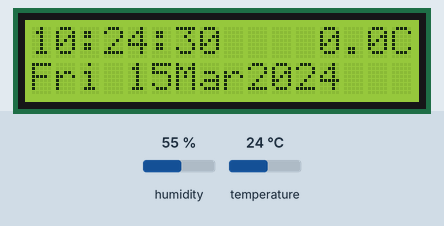
This program was run on a simulated Raspberry Pi (BCM pin numbers). Parts: 16×2 character LCD. Inputs (shaded band) come from the test bench; at power-on: humidity 55 %, temperature 24 °C. The clock reads 2024-03-15 10:24:30 at power-on unless the program sets it; system figures (address, load, memory, disk, uptime) are fixed made-up values; threads take turns every 2 ms.

Above: at 0.5 s.
At 3.1 s:
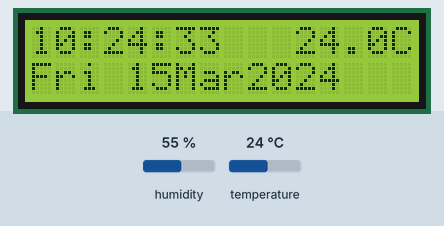
At 7.6 s:
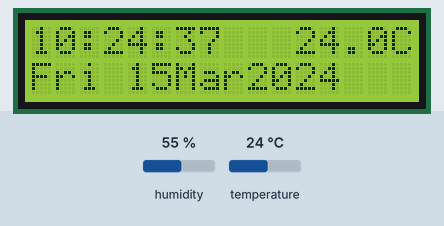
At 12.1 s:
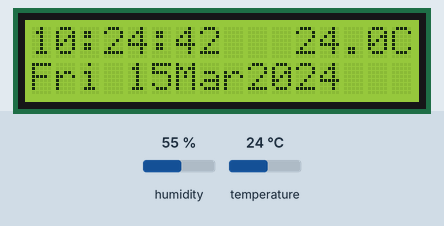
At 22.1 s:
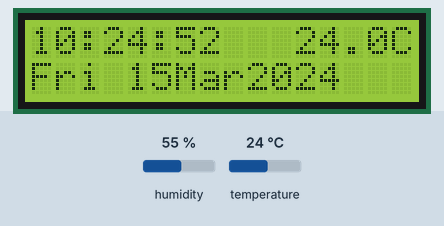
At 31.1 s:
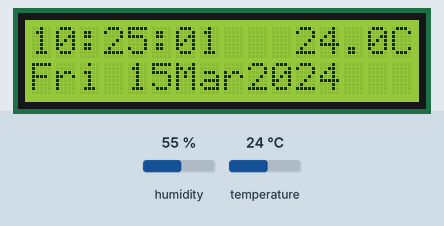

The program:

rpi_helper.py
```python
#!/usr/bin/env python3

# The wiring for the LCD is as follows:
# 1 : GND
# 2 : 5V
# 3 : Contrast (0-5V)*
# 4 : RS (Register Select)		GPIO20
# 5 : R/W (Read Write)       - GROUND THIS PIN
# 6 : Enable or Strobe			GPIO26
# 7 : Data Bit 0             - NOT USED
# 8 : Data Bit 1             - NOT USED
# 9 : Data Bit 2             - NOT USED
# 10: Data Bit 3             - NOT USED
# 11: Data Bit 4				GPIO16
# 12: Data Bit 5				GPIO19
# 13: Data Bit 6				GPIO13
# 14: Data Bit 7				GPIO12
# 15: LCD Backlight +5V**
# 16: LCD Backlight GND

# Temperature sensor (DHT11)
# 1 : 3V
# 2 : out	GPIO6 31
# 3 : GND

#import
import RPi.GPIO as GPIO
import time
import datetime
import threading
import board
import adafruit_dht
import psutil


# Define GPIO to LCD mapping
LCD_RS = 20
LCD_E  = 26
LCD_D4 = 16
LCD_D5 = 19
LCD_D6 = 13
LCD_D7 = 12


# Define some device constants
LCD_WIDTH = 16    # Maximum characters per line
LCD_CHR = True
LCD_CMD = False

LCD_LINE_1 = 0x80 # LCD RAM address for the 1st line
LCD_LINE_2 = 0xC0 # LCD RAM address for the 2nd line

# Timing constants
E_PULSE = 0.0005
E_DELAY = 0.0005

lcd_line1 = ''
lcd_line2 = ''

## to configure DHT11
dhtDevice = adafruit_dht.DHT11(board.D6)

celcius = 0.0
humid = 0.0


def main():
  # Main program block

  GPIO.setwarnings(False)
  GPIO.setmode(GPIO.BCM)       # Use BCM GPIO numbers

  # Initialise display
  lcd_init()

  t_lcd = threading.Thread(target=lcd_display_time)
  t_dht = threading.Thread(target=dht_monitor)

  t_lcd.start()
  t_dht.start()

  t_lcd.join()
  t_dht.join()


def dht_monitor():
	global humid
	global celcius

	while True:
		try:
			humid, celcius = dhtDevice.humidity, dhtDevice.temperature
			time.sleep(60)
			#print (' HERE: {:>7.1f} {:>7.1f}'.format(humid, celcius))
		except RuntimeError as error:
			print(error.args[0])
			## retry after 2 sec
			time.sleep(2)
		except Exception as error:
			dhtDevice.exit()
			raise error


def lcd_display_time():
	global celcius

	while True:
		## get current date/time
		now = datetime.datetime.now()

		## format temp_str
		## 12:11:30 Fri 11Feb1990
		temp_str = now.strftime("%H:%M:%S %a %d%b%Y")

		led_line_1 = temp_str[:8] + '{:>7.1f}C'.format(celcius)
		led_line_2 = temp_str[9:]

		## display in the LCD
		lcd_string(led_line_1,LCD_LINE_1)
		lcd_string(led_line_2,LCD_LINE_2)

		time.sleep(0.8)


def lcd_init():
  ## setup ports
  GPIO.setup(LCD_E, GPIO.OUT)  # E
  GPIO.setup(LCD_RS, GPIO.OUT) # RS
  GPIO.setup(LCD_D4, GPIO.OUT) # DB4
  GPIO.setup(LCD_D5, GPIO.OUT) # DB5
  GPIO.setup(LCD_D6, GPIO.OUT) # DB6
  GPIO.setup(LCD_D7, GPIO.OUT) # DB7

  # Initialise display
  init_cmds = [
  		0x33, # 110011 Initialise
  		0x32, # 110010 Initialise
  		0x06, # 000110 Cursor move direction
  		0x0C, # 001100 Display On,Cursor Off, Blink Off
  		0x28, # 101000 Data length, number of lines, font size
  		0x01  # 000001 Clear display
  ]

  ## For some reason, during initialization,
  ## it needs extra delay
  for cmd in init_cmds:
    time.sleep(10*E_DELAY)
    lcd_byte(cmd,LCD_CMD)
  time.sleep(10*E_DELAY)


def lcd_byte(bits, mode):
  # Send byte to data pins
  # bits = data
  # mode = True  for character
  #        False for command

  GPIO.output(LCD_RS, mode) # RS

  # High bits
  GPIO.output(LCD_D4, False)
  GPIO.output(LCD_D5, False)
  GPIO.output(LCD_D6, False)
  GPIO.output(LCD_D7, False)
  if bits&0x10==0x10:
    GPIO.output(LCD_D4, True)
  if bits&0x20==0x20:
    GPIO.output(LCD_D5, True)
  if bits&0x40==0x40:
    GPIO.output(LCD_D6, True)
  if bits&0x80==0x80:
    GPIO.output(LCD_D7, True)

  # Toggle 'Enable' pin
  lcd_toggle_enable()

  # Low bits
  GPIO.output(LCD_D4, False)
  GPIO.output(LCD_D5, False)
  GPIO.output(LCD_D6, False)
  GPIO.output(LCD_D7, False)
  if bits&0x01==0x01:
    GPIO.output(LCD_D4, True)
  if bits&0x02==0x02:
    GPIO.output(LCD_D5, True)
  if bits&0x04==0x04:
    GPIO.output(LCD_D6, True)
  if bits&0x08==0x08:
    GPIO.output(LCD_D7, True)

  # Toggle 'Enable' pin
  lcd_toggle_enable()

def lcd_toggle_enable():
  # Toggle enable
  time.sleep(E_DELAY)
  GPIO.output(LCD_E, True)
  time.sleep(E_PULSE)
  GPIO.output(LCD_E, False)
  time.sleep(E_DELAY)

def lcd_string(message,line):
  # Send string to display
  message = message.ljust(LCD_WIDTH," ")

  lcd_byte(line, LCD_CMD)

  for i in range(LCD_WIDTH):
    lcd_byte(ord(message[i]),LCD_CHR)


if __name__ == '__main__':

  try:
    main()
  except KeyboardInterrupt:
    pass
  finally:
    lcd_byte(0x01, LCD_CMD)
    lcd_string("Goodbye!",LCD_LINE_1)
    dhtDevice.exit()
    GPIO.cleanup()
```

Measured:
- what the display in image 0 shows lasts 0.8 s, from 0.4 s to 1.2 s
- what the display in image 1 shows lasts 1.9 s, from 3.0 s to 4.9 s
- what the display in image 2 shows lasts 0.9 s, from 7.6 s to 8.5 s
